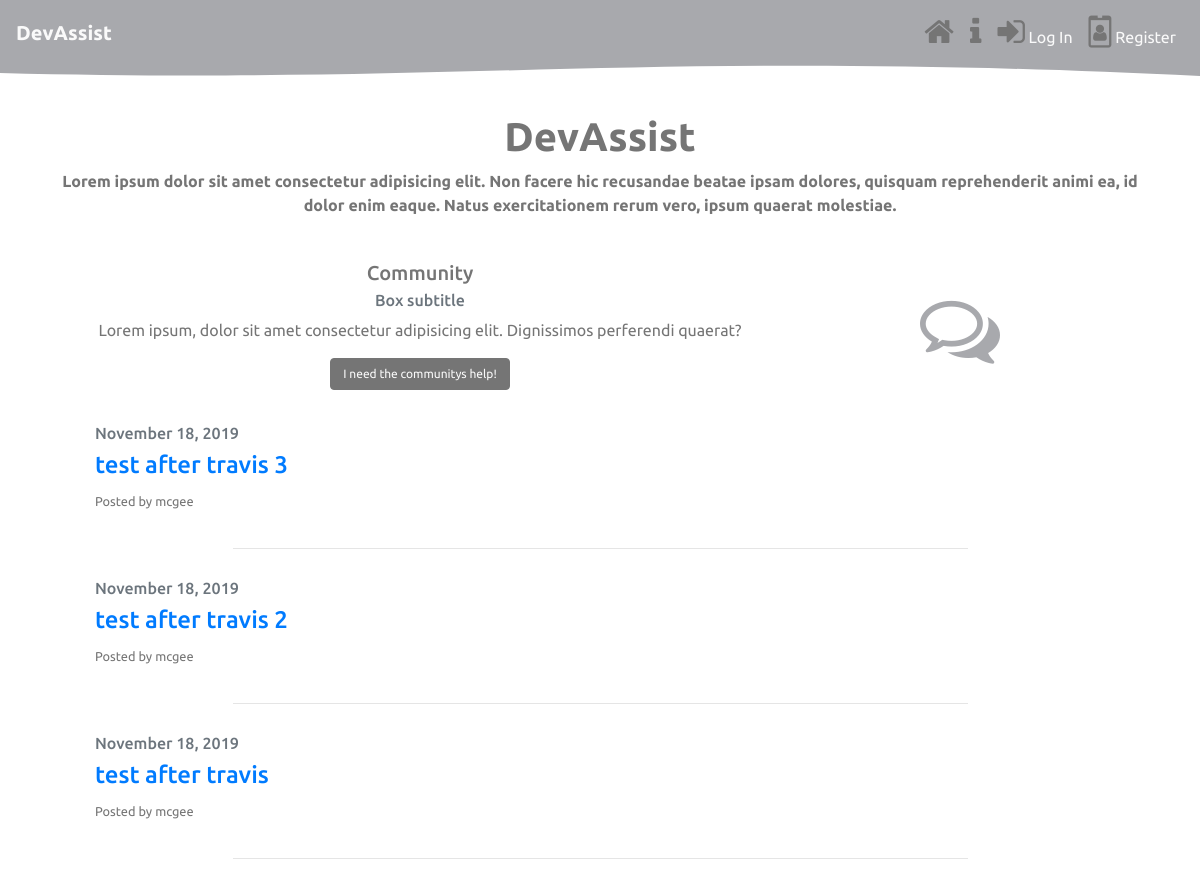
Before: /community/ (upper part) with the older database file.
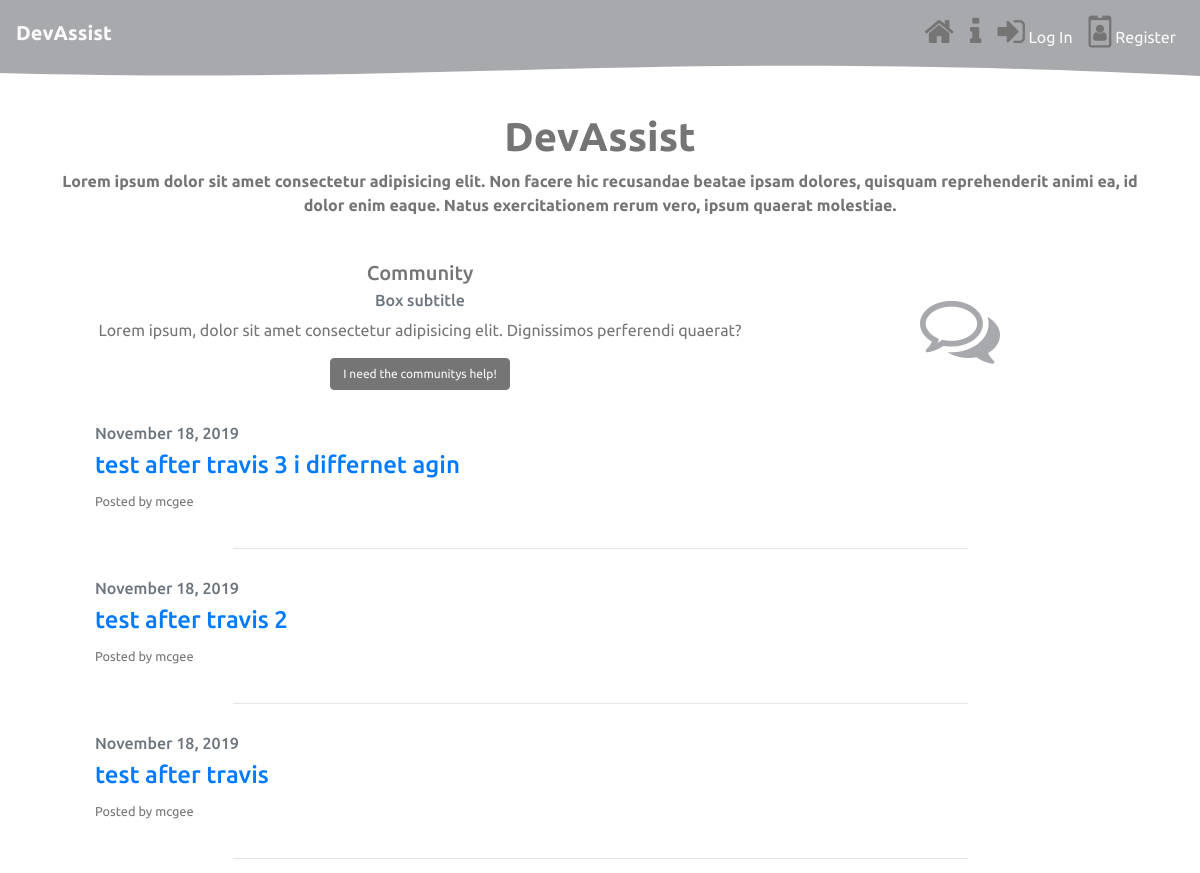
After: the same page with the newer database file.
### forum/models.py (models this page shows, shortened)
class Post(models.Model):
    title = models.CharField(max_length=100)
    content = models.TextField()
    date_posted = models.DateTimeField(default=timezone.now)
    author = models.ForeignKey(User, on_delete=models.CASCADE) # cascade -  when user is deleted remove all posts
    class Meta:
        ordering = ("-date_posted", )

### forum/views.py (the view)
# urls.py: path('community/', include('forum.urls')),
def community(request):
    querys = Post.objects.all()
    context = {
        "posts": querys
    }
    return render(request, "forum/forum_list.html", context)

### forum/templates/forum/forum_list.html
{% extends "base.html" %}
{% block content %}
<div class="container">
  <div class="=row">
    <div class="col">
        <div class="container mt-2 mb-2">
            <div class="row">
                <div class="col-md-8 order-2 order-md-1">
                    <div class="card">
                        <div class="card-body">
                          <h5 class="card-title">Community</h5>
                          <h6 class="card-subtitle mb-2 text-muted">Box subtitle</h6>
                          <p class="card-text">Lorem ipsum, dolor sit amet consectetur adipisicing elit. Dignissimos perferendi quaerat?</p>
                          <a href="{% url 'post-create' %}" class="btn btn-info">I need the communitys help!</a>
                        </div>
                    </div>
                </div>
                <div class="col-md-4 order-1">
                    <div style="margin: auto; text-align: center; padding-top:3rem;">
                        <i class="fa fa-comments-o fa-5x" aria-hidden="true"></i>
                      </div>
                  </div>
              </div>
      {% for post in posts %}
    <div class="card " style="text-align: left;">
        <div class="card-body">
          <h6 class="card-subtitle mb-2 text-muted">{{ post.date_posted|date:"F d, Y" }}</h6>
          <h4><a href="{% url 'post-detail' post.pk %}">{{ post.title }}</a></h4>
          <small>Posted by {{ post.author}}</small>
        </div>
    </div>
    <hr>
  {% endfor %}
</div>
</div>
</div>
{% endblock%}

Changed rows visible on the page:
changed Post: title "test after travis 3" → "test after travis 3 i differnet agin"
